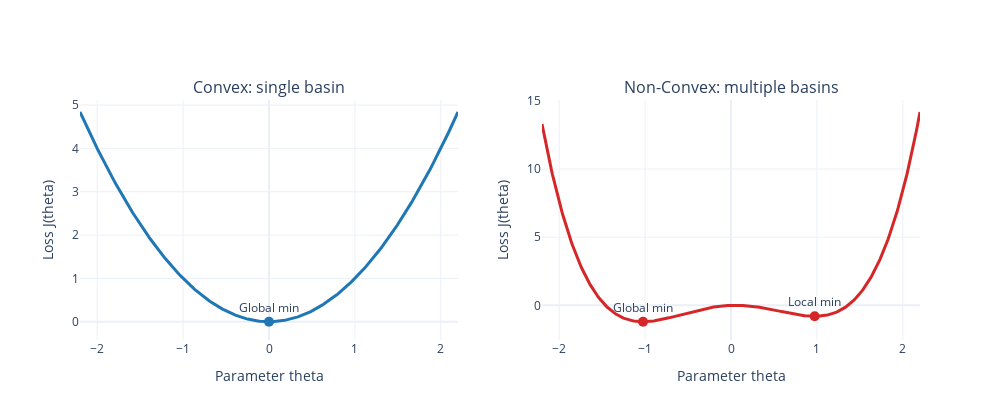

Notebook code for this chart:
### Markdown cell above
## 1. Convex vs. Non-Convex Landscapes (1D)
Convex functions have a single basin; non-convex functions have multiple basins and local minima.

### Code cell
x = np.linspace(-2.2, 2.2, 400)
y_convex = f_convex(x)
y_non_convex = f_non_convex(x)

coeffs = [4, 0, -4, 0.2]
roots = np.roots(coeffs)
real_roots = roots[np.isclose(roots.imag, 0)].real
mins = []
for r in real_roots:
    if 12 * r**2 - 4 > 0:
        mins.append(r)
mins = sorted(mins)
min_values = [(r, f_non_convex(r)) for r in mins]
global_min = min(min_values, key=lambda item: item[1]) if min_values else None

fig = make_subplots(
    rows=1, cols=2,
    subplot_titles=("Convex: single basin", "Non-Convex: multiple basins")
)

fig.add_trace(
    go.Scatter(x=x, y=y_convex, mode="lines", line=dict(color=PALETTE["convex"], width=3), name="f(x)=x^2"),
    row=1, col=1,
)
fig.add_trace(
    go.Scatter(x=x, y=y_non_convex, mode="lines", line=dict(color=PALETTE["nonconvex"], width=3), name="f(x)=x^4-2x^2+0.2x"),
    row=1, col=2,
)

fig.add_trace(
    go.Scatter(x=[0], y=[f_convex(0)], mode="markers+text", text=["Global min"], textposition="top center",
               marker=dict(size=10, color=PALETTE["convex"])) ,
    row=1, col=1,
)

for r, y in min_values:
    label = "Global min" if global_min and np.isclose(r, global_min[0]) else "Local min"
    fig.add_trace(
        go.Scatter(x=[r], y=[y], mode="markers+text", text=[label], textposition="top center",
                   marker=dict(size=10, color=PALETTE["nonconvex"])) ,
        row=1, col=2,
    )

fig.update_xaxes(title_text="Parameter theta")
fig.update_yaxes(title_text="Loss J(theta)")
fig.update_layout(height=420, width=1000, showlegend=False)
fig.show()

### Figure 1 — Plotly figure (JSON) as saved in the notebook; plotly's stock layout.template omitted (floating-point values rounded to 4 significant figures; data arrays with more than 128 entries replaced by an {"elided": "..."} marker saying what was removed)
{"data": [{"line": {"color": "#1f77b4", "width": 3}, "mode": "lines", "name": "f(x)=x^2", "type": "scatter", "x": {"elided": "400 float values"}, "xaxis": "x", "y": {"elided": "400 float values"}, "yaxis": "y"}, {"line": {"color": "#d62728", "width": 3}, "mode": "lines", "name": "f(x)=x^4-2x^2+0.2x", "type": "scatter", "x": {"elided": "400 float values"}, "xaxis": "x2", "y": {"elided": "400 float values"}, "yaxis": "y2"}, {"marker": {"color": "#1f77b4", "size": 10}, "mode": "markers+text", "text": ["Global min"], "textposition": "top center", "type": "scatter", "x": [0], "xaxis": "x", "y": [0], "yaxis": "y"}, {"marker": {"color": "#d62728", "size": 10}, "mode": "markers+text", "text": ["Global min"], "textposition": "top center", "type": "scatter", "x": [-1.024], "xaxis": "x2", "y": [-1.202], "yaxis": "y2"}, {"marker": {"color": "#d62728", "size": 10}, "mode": "markers+text", "text": ["Local min"], "textposition": "top center", "type": "scatter", "x": [0.974], "xaxis": "x2", "y": [-0.8026], "yaxis": "y2"}], "layout": {"annotations": [{"font": {"size": 16}, "showarrow": false, "text": "Convex: single basin", "x": 0.225, "xanchor": "center", "xref": "paper", "y": 1, "yanchor": "bottom", "yref": "paper"}, {"font": {"size": 16}, "showarrow": false, "text": "Non-Convex: multiple basins", "x": 0.775, "xanchor": "center", "xref": "paper", "y": 1, "yanchor": "bottom", "yref": "paper"}], "height": 420, "showlegend": false, "width": 1000, "xaxis": {"anchor": "y", "domain": [0, 0.45], "title": {"text": "Parameter theta"}}, "xaxis2": {"anchor": "y2", "domain": [0.55, 1], "title": {"text": "Parameter theta"}}, "yaxis": {"anchor": "x", "domain": [0, 1], "title": {"text": "Loss J(theta)"}}, "yaxis2": {"anchor": "x2", "domain": [0, 1], "title": {"text": "Loss J(theta)"}}}}
